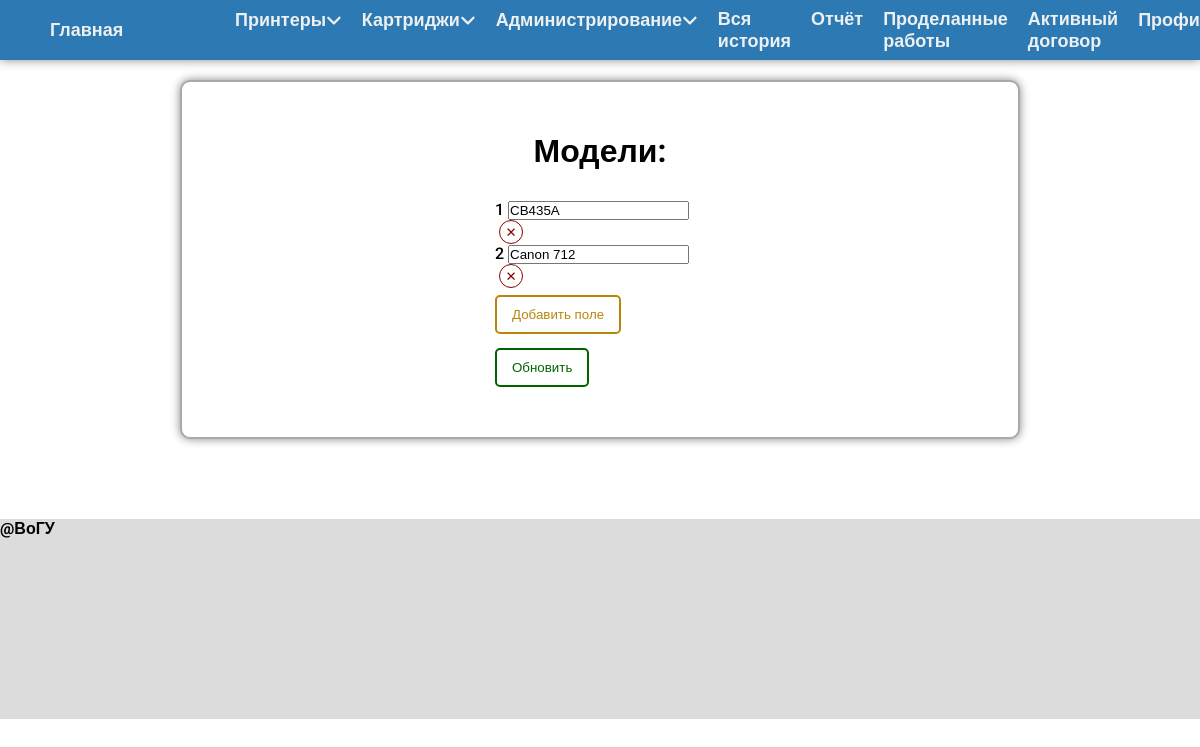
Screenshot of /add_models (signed in) with the database file from the repository.
### models.py (models this page shows, shortened)
class ListModels(db.Model):
    __tablename__ = "ListModels"
    id = db.Column(db.Integer, primary_key=True)
    model = db.Column(db.String(15), unique=True)

### cartridge_urls.py (the view)
@cartridge_urls.route('/add_models', methods=['GET', 'POST'])
@login_required
def add_models():
    list_models = ListModels.query.all()
    counter_models = len(list_models)
    if request.method == "POST":
        list_models = request.form.getlist('model')
        var_check = TypeVar(list_models, var_type='str')
        if var_check[1]:
            list_models = var_check[0][0]
        else:
            if isinstance(var_check[0], str):
                flash(var_check[0])
                return redirect(request.referrer)
            else:
                flash('Incorrect value')
                return redirect(request.referrer)
        if len(list_models) == 0:
            flash('Нельзя удалить все модели')
            return redirect(request.referrer)
        ListModels.query.delete()
        try:
            for model in list_models:
                is_not_available = ListModels.query.filter(ListModels.model == model).first() is None
                if model != '' and not model.isspace() and is_not_available:
                    model = ListModels(model=model)
                    db.session.add(model)
        except:
            return f"Не удалось сохранить изменения"
        try:
            db.session.commit()
            return redirect("/add_models")
        except:
            flash('Не удалось добавить модель')
            return render_template("main.html")
    else:
        return render_template("AddModels.html",
                               list_models=list_models,
                               counter_models=counter_models)

### cartridge_urls.py (called while the page is built)
@cartridge_urls.after_request
def redirect_to_signin(response):
    if response.status_code == 401:
        return redirect('/login')
    else:
        return response

### models.py (called while the page is built)
@login_manager.user_loader
def load_user(dn):
    return User.query.filter(User.dn == dn).first()

### templates/AddModels.html (shortened to what this page needs)
{% extends 'base.html' %}
{% block body %}
    <h1>Модели:</h1>
    <div class="align-center">
        <form method="POST">
            <div class="form" id="items" style="width: 270px !important;">
                {% set counter = namespace(value=1) %}
                {% for model in list_models %}
                    <div id="d{{ loop.index }}">
                        <label for="{{ loop.index }}">{{ counter.value }} </label>
                        <input id="{{ loop.index }}"
                               type="text"
                               value="{{ model.model }}"
                               name="model"><input type="button" value="✕" class="delete_btn"
                                                   onclick="RemoveItem('d{{ loop.index }}');"
                                                   id="r{{ loop.index }}"><br>
                    </div>
                    {% set counter.value = counter.value + 1 %}
                {% endfor %}
                <input type="button" value="Добавить поле" class="add_field" onclick="AddItem();" id="add"><br>
                <input type="submit" value="Обновить" class="add_btn">
            </div>
        </form>
    </div>
{% endblock %}

### static/css/Base.css (style rules this page uses)
* { padding: 0; margin: 0; box-sizing: border-box; }
:root { --main_color: #2C79B3; --text-light-color: #ecf0f1; --white: #ffffff; }
body { font-family: 'Roboto', sans-serif; font-weight: 500; min-height: calc(100vh - 80px); }
h1 { text-align: center; }
.form { padding-top: 0 !important; }
.align-center { width: 100%; }
.form, h1 { width: 100%; padding: 30px; margin: 0 auto; background-color: #ffffff; }
.delete_btn { border-radius: 50%; margin-left: 2%; border: darkred solid 1px; background: var(--white); color: darkred; height: 24px; width: 24px; text-align: center; transition: 0.3s; }
input { cursor: pointer; }
.add_btn, .btn_clr, .add_field { padding: 10px 15px; transition: 0.3s; }
.add_btn { border-radius: 5px; border: darkgreen solid 2px; background: var(--white); color: darkgreen; margin: 7px 0 0 0; }
.add_field { border-radius: 5px; border: darkgoldenrod solid 2px; background: var(--white); color: darkgoldenrod; margin: 7px 0 7px 0; }

### rows the page displays
ListModels: value "1", model "CB435A"
ListModels: value "2", model "Canon 712"
